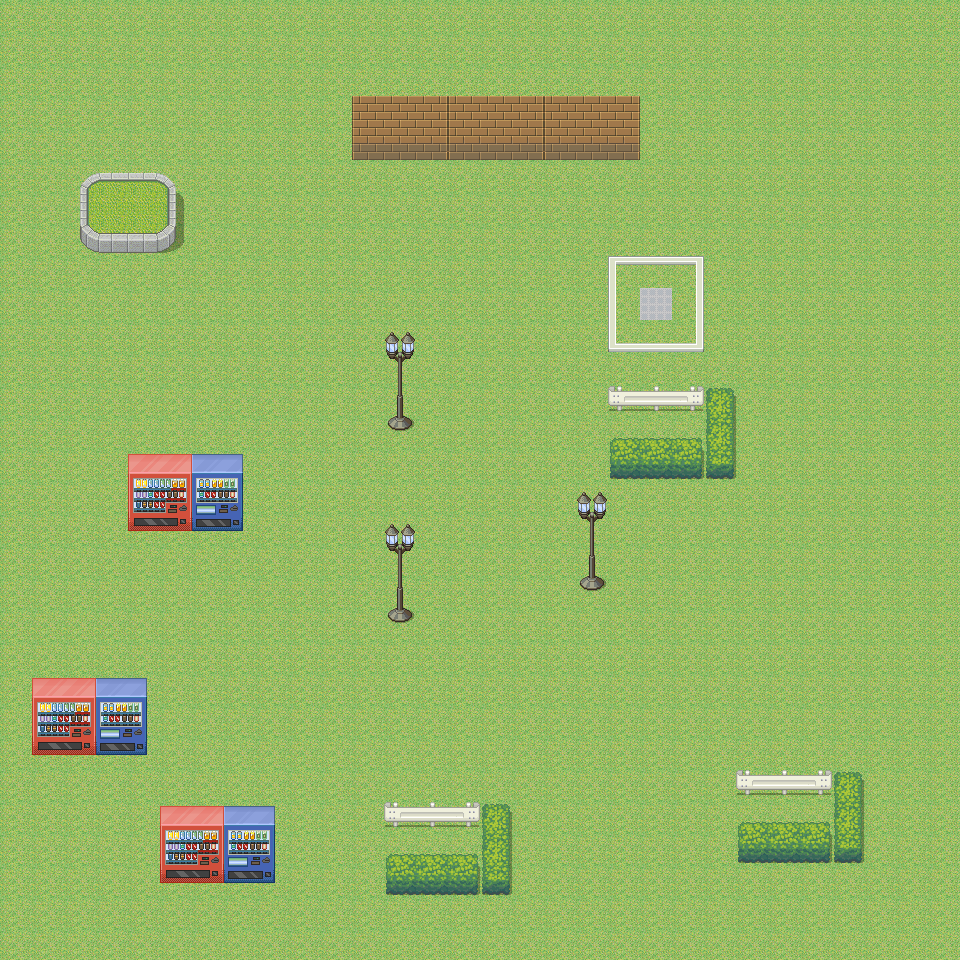

This is a level from a 2D game, rendered from its Tiled map with the project's own tilesets. A one-line summary and the map file follow, with tile-layer data summarised:
An orthogonal 30x30 tile map with 32x32 px tiles, 2 tile layers (Tile Layer 1, Tile Layer 2).

<map version="1.2" tiledversion="1.3.1" orientation="orthogonal" renderorder="right-down" compressionlevel="0" width="30" height="30" tilewidth="32" tileheight="32" infinite="0" nextlayerid="7" nextobjectid="1">
 <editorsettings>
  <export target="ModernTownMap.tmx" format="tmx" />
 </editorsettings>
 <tileset firstgid="1" source="Modern_Town.tsx" />
 <layer id="1" name="Tile Layer 1" width="30" height="30">
  <data>[900 cells, 900 non-empty, 1 distinct tile ids]</data>
 </layer>
 <layer id="6" name="Tile Layer 2" width="30" height="30">
  <data>[900 cells, 123 non-empty, 55 distinct tile ids]</data>
 </layer>
</map>
